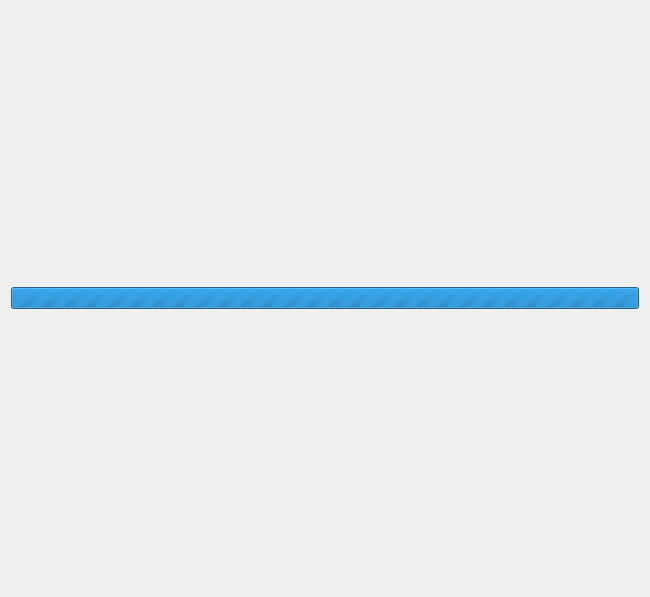
<?xml version="1.0" encoding="UTF-8"?>
<ui version="4.0">
 <class>ConsentDialog</class>
 <widget class="QDialog" name="ConsentDialog">
  <property name="windowModality">
   <enum>Qt::ApplicationModal</enum>
  </property>
  <property name="geometry">
   <rect>
    <x>0</x>
    <y>0</y>
    <width>650</width>
    <height>597</height>
   </rect>
  </property>
  <property name="windowTitle">
   <string>Sign in With Your Google Account</string>
  </property>
  <layout class="QGridLayout" name="gridLayout">
   <item row="0" column="0">
    <widget class="QProgressBar" name="progressBar">
     <property name="maximum">
      <number>0</number>
     </property>
     <property name="value">
      <number>-1</number>
     </property>
    </widget>
   </item>
  </layout>
 </widget>
 <resources/>
 <connections/>
</ui>
